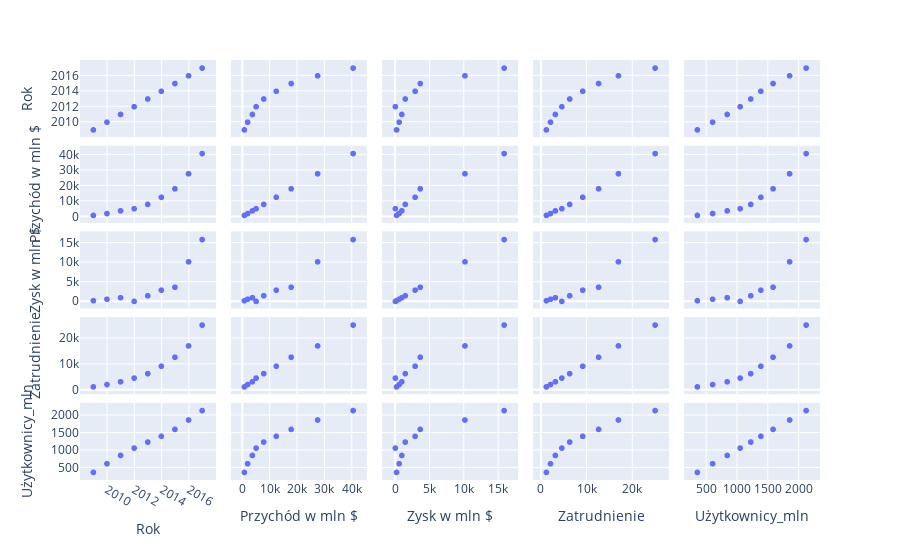

The code cell stored with this chart in its notebook:
### Code cell
# wykresy
fig = px.scatter_matrix(data)
fig.show()

### Figure 1 — Plotly figure (JSON) as saved in the notebook; plotly's stock layout.template omitted (floating-point values rounded to 4 significant figures)
{"data": [{"dimensions": [{"axis": {"matches": true}, "label": "Rok", "values": [2009, 2010, 2011, 2012, 2013, 2014, 2015, 2016, 2017]}, {"axis": {"matches": true}, "label": "Przychód w mln $", "values": [777, 1974, 3711, 5089, 7872, 12466, 17928, 27638, 40653]}, {"axis": {"matches": true}, "label": "Zysk w mln $", "values": [229, 606, 1000, 53, 1500, 2940, 3688, 10217, 15934]}, {"axis": {"matches": true}, "label": "Zatrudnienie", "values": [1218, 2127, 3200, 4619, 6337, 9199, 12691, 17048, 25105]}, {"axis": {"matches": true}, "label": "Użytkownicy_mln", "values": [360, 608, 845, 1056, 1228, 1393, 1591, 1860, 2129]}], "hovertemplate": "%{xaxis.title.text}=%{x}<br>%{yaxis.title.text}=%{y}<extra></extra>", "legendgroup": "", "marker": {"color": "#636efa", "symbol": "circle"}, "name": "", "showlegend": false, "type": "splom"}], "layout": {"legend": {"tracegroupgap": 0}, "margin": {"t": 60}, "dragmode": "select"}}
